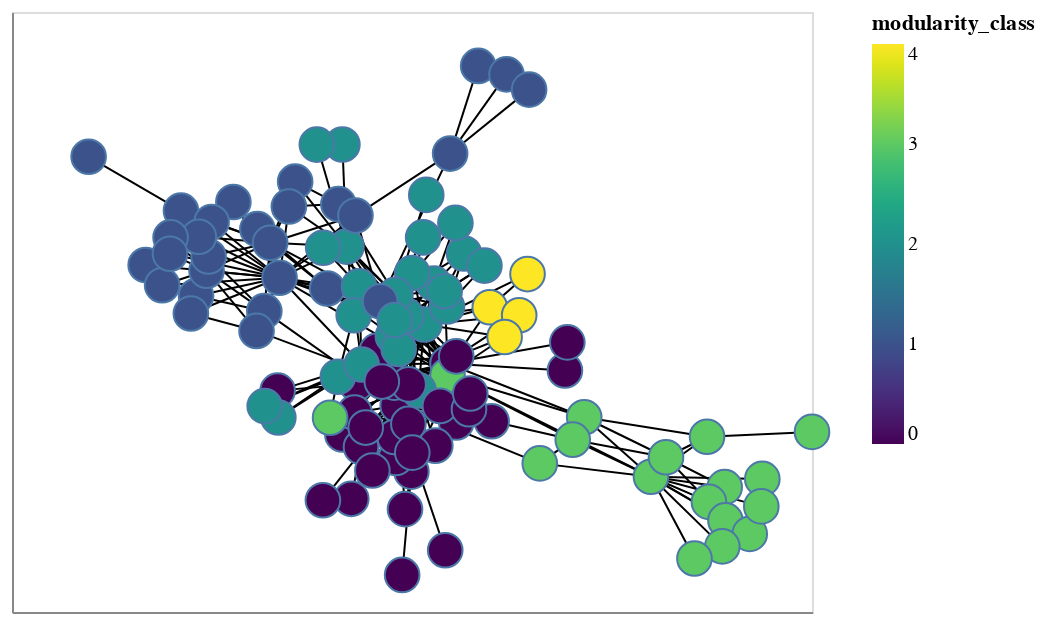

Source (notebook cell):
### Markdown cell above
Draw the graph with nx_altair

### Code cell
viz = nxa.draw_networkx(
    G,
    pos=pos,
    node_color= 'modularity_class',
    cmap='viridis',
    width=1,
    edge_color='black',
    node_tooltip = ['name', 'modularity_class']
)
alt.vconcat(viz)

### Figure 1 — Vega-Lite specification as saved in the notebook (floating-point values rounded to 4 significant figures; data arrays with more than 128 entries replaced by an {"elided": "..."} marker saying what was removed)
{"config": {"view": {"continuousWidth": 400, "continuousHeight": 300}}, "vconcat": [{"layer": [{"data": {"name": "data-32fbef9ada2bc5d5fbaf16e6dd69e8dc"}, "mark": {"type": "line", "color": "black", "opacity": 1, "strokeWidth": 1}, "encoding": {"detail": {"type": "quantitative", "field": "edge"}, "x": {"type": "quantitative", "axis": {"grid": false, "labels": false, "ticks": false, "title": ""}, "field": "x"}, "y": {"type": "quantitative", "axis": {"grid": false, "labels": false, "ticks": false, "title": ""}, "field": "y"}}}, {"data": {"name": "data-b72a2315b11deb2e7a092150390ea225"}, "mark": {"type": "point", "opacity": 1, "size": 300, "strokeWidth": 1.0}, "encoding": {"fill": {"type": "quantitative", "field": "modularity_class", "scale": {"scheme": "viridis"}}, "tooltip": [{"type": "nominal", "field": "name"}, {"type": "quantitative", "field": "modularity_class"}], "x": {"type": "quantitative", "axis": {"grid": false, "labels": false, "ticks": false}, "field": "x"}, "y": {"type": "quantitative", "axis": {"grid": false, "labels": false, "ticks": false}, "field": "y"}}}]}], "$schema": "https://vega.github.io/schema/vega-lite/v4.8.1.json", "datasets": {"data-32fbef9ada2bc5d5fbaf16e6dd69e8dc": {"elided": "704 records"}, "data-b72a2315b11deb2e7a092150390ea225": [{"y": 0.1706, "x": -0.212, "modularity_class": 1, "name": "Aemon", "weighted_degree": 74, "degree": 5, "betweenness": 0.004623}, {"y": 0.3486, "x": -0.3864, "modularity_class": 1, "name": "Grenn", "weighted_degree": 81, "degree": 4, "betweenness": 5.99e-05}, {"y": 0.3078, "x": -0.3545, "modularity_class": 1, "name": "Samwell", "weighted_degree": 282, "degree": 15, "betweenness": 0.03227}, {"y": -0.2316, "x": 0.1106, "modularity_class": 0, "name": "Aerys", "weighted_degree": 37, "degree": 4, "betweenness": 0.0}, {"y": -0.05463, "x": 0.08889, "modularity_class": 0, "name": "Jaime", "weighted_degree": 372, "degree": 24, "betweenness": 0.09994}, {"y": -0.09056, "x": 0.08881, "modularity_class": 3, "name": "Robert", "weighted_degree": 128, "degree": 18, "betweenness": 0.2095}, {"y": -0.1805, "x": -0.03577, "modularity_class": 0, "name": "Tyrion", "weighted_degree": 551, "degree": 36, "betweenness": 0.1979}, {"y": -0.1118, "x": -0.04434, "modularity_class": 0, "name": "Tywin", "weighted_degree": 204, "degree": 22, "betweenness": 0.06554}, {"y": 0.1478, "x": -0.5398, "modularity_class": 1, "name": "Alliser", "weighted_degree": 29, "degree": 3, "betweenness": 0.0}, {"y": 0.224, "x": -0.5136, "modularity_class": 1, "name": "Mance", "weighted_degree": 160, "degree": 12, "betweenness": 0.007276}, {"y": -0.6888, "x": -0.02462, "modularity_class": 0, "name": "Amory", "weighted_degree": 5, "degree": 1, "betweenness": 0.0}, {"y": -0.3788, "x": -0.001458, "modularity_class": 0, "name": "Oberyn", "weighted_degree": 76, "degree": 7, "betweenness": 0.01958}, {"y": 0.06247, "x": 0.03073, "modularity_class": 2, "name": "Arya", "weighted_degree": 269, "degree": 19, "betweenness": 0.07961}, {"y": 0.2138, "x": 0.2888, "modularity_class": 4, "name": "Anguy", "weighted_degree": 15, "degree": 2, "betweenness": 0.0}, {"y": 0.1144, "x": 0.1945, "modularity_class": 4, "name": "Beric", "weighted_degree": 75, "degree": 6, "betweenness": 0.0006091}, {"y": 0.2963, "x": -0.1639, "modularity_class": 2, "name": "Bran", "weighted_degree": 344, "degree": 14, "betweenness": 0.06302}, {"y": 0.1851, "x": 0.05483, "modularity_class": 2, "name": "Brynden", "weighted_degree": 55, "degree": 8, "betweenness": 0.004727}, {"y": -0.135, "x": 0.01635, "modularity_class": 2, "name": "Cersei", "weighted_degree": 226, "degree": 20, "betweenness": 0.02675}, {"y": 0.09036, "x": 0.268, "modularity_class": 4, "name": "Gendry", "weighted_degree": 59, "degree": 4, "betweenness": 0.0}, {"y": -0.1818, "x": 0.06976, "modularity_class": 0, "name": "Gregor", "weighted_degree": 117, "degree": 12, "betweenness": 0.00588}, {"y": -0.1171, "x": -0.008612, "modularity_class": 0, "name": "Joffrey", "weighted_degree": 255, "degree": 18, "betweenness": 0.02543}, {"y": 0.2026, "x": -0.3311, "modularity_class": 1, "name": "Jon", "weighted_degree": 442, "degree": 26, "betweenness": 0.23}, {"y": 0.177, "x": -0.1324, "modularity_class": 2, "name": "Rickon", "weighted_degree": 81, "degree": 6, "betweenness": 0.0007626}, {"y": 0.2171, "x": 0.0005404, "modularity_class": 2, "name": "Roose", "weighted_degree": 17, "degree": 4, "betweenness": 0.000263}, {"y": -0.03295, "x": 0.1106, "modularity_class": 0, "name": "Sandor", "weighted_degree": 137, "degree": 13, "betweenness": 0.01416}, {"y": 0.02508, "x": 0.2316, "modularity_class": 4, "name": "Thoros", "weighted_degree": 60, "degree": 5, "betweenness": 0.001926}, {"y": -0.01677, "x": -0.08796, "modularity_class": 0, "name": "Balon", "weighted_degree": 29, "degree": 6, "betweenness": 0.0006281}, {"y": -0.1154, "x": -0.1396, "modularity_class": 0, "name": "Loras", "weighted_degree": 76, "degree": 9, "betweenness": 0.003781}, {"y": -0.2742, "x": 0.7376, "modularity_class": 3, "name": "Belwas", "weighted_degree": 67, "degree": 4, "betweenness": 0.01887}, {"y": -0.2157, "x": 0.4305, "modularity_class": 3, "name": "Barristan", "weighted_degree": 63, "degree": 6, "betweenness": 0.04011}, {"y": -0.2597, "x": 1.0, "modularity_class": 3, "name": "Illyrio", "weighted_degree": 10, "degree": 1, "betweenness": 0.0}, {"y": 0.4236, "x": -0.184, "modularity_class": 1, "name": "Hodor", "weighted_degree": 177, "degree": 4, "betweenness": 0.002194}, {"y": 0.491, "x": -0.2921, "modularity_class": 1, "name": "Jojen", "weighted_degree": 125, "degree": 4, "betweenness": 0.0004065}, {"y": 0.6023, "x": -0.174, "modularity_class": 2, "name": "Luwin", "weighted_degree": 8, "degree": 2, "betweenness": 0.0}, {"y": 0.4164, "x": -0.3078, "modularity_class": 1, "name": "Meera", "weighted_degree": 139, "degree": 5, "betweenness": 0.001992}, {"y": 0.6022, "x": -0.2379, "modularity_class": 2, "name": "Nan", "weighted_degree": 18, "degree": 2, "betweenness": 0.0}, {"y": 0.2927, "x": -0.2221, "modularity_class": 2, "name": "Theon", "weighted_degree": 38, "degree": 4, "betweenness": 0.0004718}, {"y": 0.02737, "x": -0.04782, "modularity_class": 2, "name": "Brienne", "weighted_degree": 122, "degree": 7, "betweenness": 0.001538}, {"y": -0.3379, "x": -0.04051, "modularity_class": 0, "name": "Bronn", "weighted_degree": 59, "degree": 4, "betweenness": 0.0001048}, {"y": -0.2675, "x": -0.1741, "modularity_class": 0, "name": "Podrick", "weighted_degree": 64, "degree": 5, "betweenness": 0.0008359}, {"y": 0.2756, "x": 0.1302, "modularity_class": 2, "name": "Lothar", "weighted_degree": 34, "degree": 5, "betweenness": 0.0006601}, {"y": 0.1167, "x": 0.08734, "modularity_class": 2, "name": "Walder", "weighted_degree": 87, "degree": 8, "betweenness": 0.003273}, {"y": 0.08901, "x": -0.01445, "modularity_class": 2, "name": "Catelyn", "weighted_degree": 184, "degree": 18, "betweenness": 0.04891}, {"y": 0.1624, "x": 0.08164, "modularity_class": 2, "name": "Edmure", "weighted_degree": 98, "degree": 8, "betweenness": 0.006317}, {"y": 0.09023, "x": -0.1458, "modularity_class": 2, "name": "Hoster", "weighted_degree": 24, "degree": 3, "betweenness": 0.0002426}, {"y": 0.3237, "x": 0.02783, "modularity_class": 2, "name": "Jeyne", "weighted_degree": 28, "degree": 2, "betweenness": 0.0}, {"y": -0.09437, "x": -0.1854, "modularity_class": 2, "name": "Lysa", "weighted_degree": 108, "degree": 10, "betweenness": 0.01522}, {"y": -0.01087, "x": -0.03327, "modularity_class": 2, "name": "Petyr", "weighted_degree": 89, "degree": 7, "betweenness": 0.00115}, {"y": 0.1515, "x": -0.04137, "modularity_class": 2, "name": "Robb", "weighted_degree": 342, "degree": 25, "betweenness": 0.127}, {"y": 0.2393, "x": 0.1811, "modularity_class": 2, "name": "Roslin", "weighted_degree": 32, "degree": 4, "betweenness": 6.752e-05}, {"y": -0.05743, "x": -0.1259, "modularity_class": 2, "name": "Sansa", "weighted_degree": 383, "degree": 26, "betweenness": 0.1267}, {"y": 0.1319, "x": -0.07957, "modularity_class": 1, "name": "Stannis", "weighted_degree": 146, "degree": 14, "betweenness": 0.1027}, {"y": -0.2277, "x": 0.1991, "modularity_class": 0, "name": "Elia", "weighted_degree": 29, "degree": 5, "betweenness": 0.002997}, {"y": -0.1917, "x": 0.1425, "modularity_class": 0, "name": "Ilyn", "weighted_degree": 32, "degree": 6, "betweenness": 0.0}, {"y": -0.1446, "x": 0.1457, "modularity_class": 0, "name": "Meryn", "weighted_degree": 47, "degree": 7, "betweenness": 0.000259}, {"y": -0.301, "x": 0.05829, "modularity_class": 0, "name": "Pycelle", "weighted_degree": 24, "degree": 4, "betweenness": 0.0}, {"y": -0.3052, "x": -0.1275, "modularity_class": 0, "name": "Shae", "weighted_degree": 45, "degree": 5, "betweenness": 0.001252}, {"y": -0.2751, "x": -0.04379, "modularity_class": 0, "name": "Varys", "weighted_degree": 49, "degree": 7, "betweenness": 0.0009094}, {"y": 0.4039, "x": -0.5776, "modularity_class": 1, "name": "Craster", "weighted_degree": 75, "degree": 5, "betweenness": 0.01887}, {"y": 0.5656, "x": -0.8084, "modularity_class": 1, "name": "Karl", "weighted_degree": 6, "degree": 1, "betweenness": 0.0}, {"y": -0.4254, "x": 0.7816, "modularity_class": 3, "name": "Daario", "weighted_degree": 30, "degree": 4, "betweenness": 5.99e-05}, {"y": -0.4696, "x": 0.7423, "modularity_class": 3, "name": "Drogo", "weighted_degree": 35, "degree": 4, "betweenness": 5.99e-05}, {"y": -0.5253, "x": 0.7836, "modularity_class": 3, "name": "Irri", "weighted_degree": 33, "degree": 4, "betweenness": 0.0001797}, {"y": -0.3943, "x": 0.5974, "modularity_class": 3, "name": "Daenerys", "weighted_degree": 232, "degree": 14, "betweenness": 0.1572}, {"y": -0.5657, "x": 0.8443, "modularity_class": 3, "name": "Aegon", "weighted_degree": 8, "degree": 1, "betweenness": 0.0}, {"y": -0.3358, "x": 0.635, "modularity_class": 3, "name": "Jorah", "weighted_degree": 89, "degree": 6, "betweenness": 0.00233}, {"y": -0.4007, "x": 0.8758, "modularity_class": 3, "name": "Kraznys", "weighted_degree": 10, "degree": 1, "betweenness": 0.0}, {"y": -0.6032, "x": 0.7757, "modularity_class": 3, "name": "Missandei", "weighted_degree": 30, "degree": 2, "betweenness": 0.0}, {"y": -0.6395, "x": 0.7062, "modularity_class": 3, "name": "Rakharo", "weighted_degree": 7, "degree": 1, "betweenness": 0.0}, {"y": -0.283, "x": 0.4018, "modularity_class": 3, "name": "Rhaegar", "weighted_degree": 42, "degree": 6, "betweenness": 0.007313}, {"y": -0.3541, "x": 0.3195, "modularity_class": 3, "name": "Viserys", "weighted_degree": 19, "degree": 3, "betweenness": 0.01564}, {"y": -0.4832, "x": 0.8733, "modularity_class": 3, "name": "Worm", "weighted_degree": 14, "degree": 1, "betweenness": 0.0}, {"y": 0.5753, "x": 0.09532, "modularity_class": 1, "name": "Davos", "weighted_degree": 87, "degree": 5, "betweenness": 0.05606}, {"y": 0.8382, "x": 0.1655, "modularity_class": 1, "name": "Cressen", "weighted_degree": 4, "degree": 1, "betweenness": 0.0}, {"y": 0.813, "x": 0.2363, "modularity_class": 1, "name": "Salladhor", "weighted_degree": 16, "degree": 1, "betweenness": 0.0}, {"y": 0.07571, "x": -0.04286, "modularity_class": 2, "name": "Eddard", "weighted_degree": 108, "degree": 12, "betweenness": 0.01934}, {"y": 0.43, "x": -0.4466, "modularity_class": 1, "name": "Eddison", "weighted_degree": 24, "degree": 3, "betweenness": 0.0}, {"y": 0.3699, "x": -0.501, "modularity_class": 1, "name": "Gilly", "weighted_degree": 69, "degree": 4, "betweenness": 0.0}, {"y": -0.07558, "x": 0.3823, "modularity_class": 0, "name": "Qyburn", "weighted_degree": 11, "degree": 1, "betweenness": 0.0}, {"y": -0.1087, "x": -0.07547, "modularity_class": 0, "name": "Renly", "weighted_degree": 55, "degree": 8, "betweenness": 0.004228}, {"y": -0.2358, "x": -0.009025, "modularity_class": 0, "name": "Tommen", "weighted_degree": 31, "degree": 5, "betweenness": 0.0006984}, {"y": 0.1025, "x": -0.3693, "modularity_class": 1, "name": "Janos", "weighted_degree": 37, "degree": 6, "betweenness": 0.02356}, {"y": 0.2664, "x": -0.5086, "modularity_class": 1, "name": "Bowen", "weighted_degree": 11, "degree": 2, "betweenness": 0.0}, {"y": -0.3218, "x": 0.0007324, "modularity_class": 0, "name": "Kevan", "weighted_degree": 50, "degree": 6, "betweenness": 0.01922}, {"y": -0.202, "x": -0.1437, "modularity_class": 0, "name": "Margaery", "weighted_degree": 96, "degree": 7, "betweenness": 0.001097}, {"y": -0.2467, "x": -0.1157, "modularity_class": 0, "name": "Myrcella", "weighted_degree": 18, "degree": 4, "betweenness": 0.0006236}, {"y": 0.09559, "x": -0.5528, "modularity_class": 1, "name": "Dalla", "weighted_degree": 21, "degree": 3, "betweenness": 0.0}, {"y": 0.3893, "x": -0.1413, "modularity_class": 1, "name": "Melisandre", "weighted_degree": 62, "degree": 4, "betweenness": 0.008609}, {"y": 0.2411, "x": -0.6659, "modularity_class": 1, "name": "Orell", "weighted_degree": 6, "degree": 1, "betweenness": 0.0}, {"y": 0.3257, "x": -0.533, "modularity_class": 1, "name": "Qhorin", "weighted_degree": 59, "degree": 5, "betweenness": 0.0002636}, {"y": 0.3237, "x": -0.6035, "modularity_class": 1, "name": "Rattleshirt", "weighted_degree": 44, "degree": 4, "betweenness": 0.0}, {"y": 0.1803, "x": -0.6246, "modularity_class": 1, "name": "Styr", "weighted_degree": 23, "degree": 2, "betweenness": 0.0}, {"y": 0.04323, "x": -0.3887, "modularity_class": 1, "name": "Val", "weighted_degree": 31, "degree": 4, "betweenness": 0.005898}, {"y": 0.2746, "x": -0.6051, "modularity_class": 1, "name": "Ygritte", "weighted_degree": 82, "degree": 4, "betweenness": 0.0}, {"y": -0.2173, "x": -0.2048, "modularity_class": 3, "name": "Jon Arryn", "weighted_degree": 11, "degree": 2, "betweenness": 0.0005765}, {"y": -0.6147, "x": 0.08304, "modularity_class": 0, "name": "Lancel", "weighted_degree": 7, "degree": 1, "betweenness": 0.0}, {"y": -0.1359, "x": -0.3359, "modularity_class": 0, "name": "Olenna", "weighted_degree": 12, "degree": 2, "betweenness": 0.0}, {"y": -0.2163, "x": -0.3341, "modularity_class": 2, "name": "Marillion", "weighted_degree": 23, "degree": 3, "betweenness": 0.0}, {"y": -0.1823, "x": -0.3682, "modularity_class": 2, "name": "Robert Arryn", "weighted_degree": 19, "degree": 3, "betweenness": 0.0}, {"y": -0.4915, "x": -0.01748, "modularity_class": 0, "name": "Ellaria", "weighted_degree": 10, "degree": 2, "betweenness": 0.0}, {"y": -0.3754, "x": -0.09909, "modularity_class": 0, "name": "Mace", "weighted_degree": 20, "degree": 3, "betweenness": 0.0}, {"y": 0.3672, "x": 0.1085, "modularity_class": 2, "name": "Rickard", "weighted_degree": 11, "degree": 2, "betweenness": 0.0}, {"y": 0.4514, "x": 0.03566, "modularity_class": 2, "name": "Ramsay", "weighted_degree": 4, "degree": 1, "betweenness": 0.0}, {"y": -0.4605, "x": -0.1518, "modularity_class": 0, "name": "Chataya", "weighted_degree": 9, "degree": 2, "betweenness": 0.0}, {"y": 0.7671, "x": 0.2928, "modularity_class": 1, "name": "Shireen", "weighted_degree": 5, "degree": 1, "betweenness": 0.0}, {"y": -0.4646, "x": -0.2227, "modularity_class": 0, "name": "Doran", "weighted_degree": 5, "degree": 1, "betweenness": 0.0}, {"y": 0.008991, "x": 0.3883, "modularity_class": 0, "name": "Walton", "weighted_degree": 10, "degree": 1, "betweenness": 0.0}]}}
